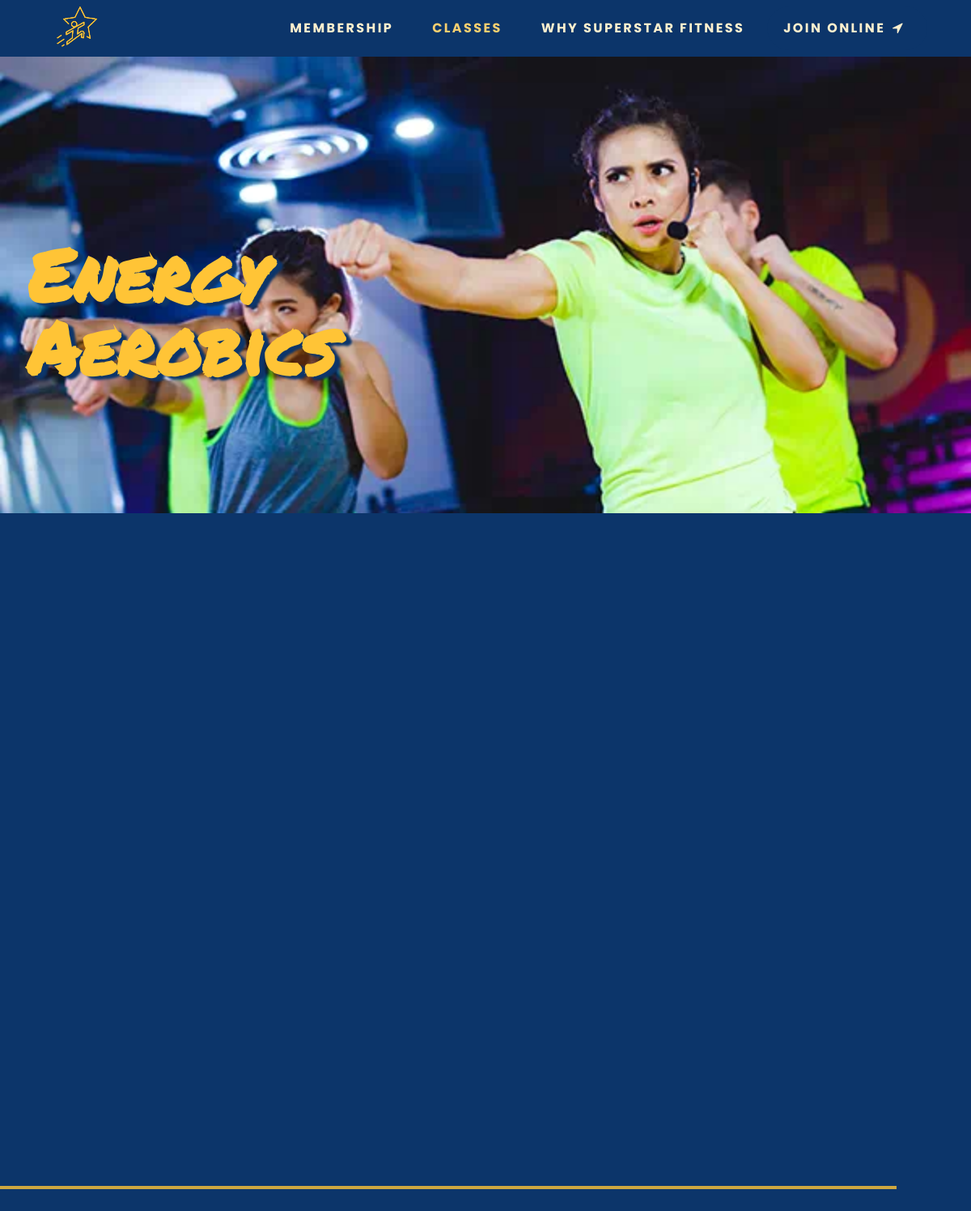
The page /class.php?type=Cardio on the database its author committed.
### tables this page shows
CREATE TABLE `types` (
  `id` int(11) NOT NULL,
  `name` varchar(100) NOT NULL,
  `banner` varchar(100) NOT NULL,
  `class` varchar(100) NOT NULL
);

CREATE TABLE `classes` (
  `id` int(11) NOT NULL,
  `name` varchar(50) NOT NULL,
  `coach` varchar(50) NOT NULL,
  `date` date NOT NULL,
  `time` time NOT NULL,
  `type` varchar(100) NOT NULL,
  `intensity` varchar(100) NOT NULL,
  `complexity` varchar(100) NOT NULL,
  `duration` varchar(100) NOT NULL,
  `description` varchar(1000) NOT NULL
);

### class.php (the view, shortened to what this page needs)
<!DOCTYPE html>
<html lang="en">
<head>
    <link href="https://cdn.jsdelivr.net/npm/bootstrap@5.3.3/dist/css/bootstrap.min.css" rel="stylesheet"
>
    <link rel="stylesheet" href="https://cdnjs.cloudflare.com/ajax/libs/font-awesome/4.7.0/css/font-awesome.min.css">
    <link rel="stylesheet" href="asset/css/public.css" />
</head>
<body>
    <nav class="navbar p-0" style="width: 100%; background-color: #0C356A;">
        <div class="container-fluid justify-content-between" style="padding: 0 50px;">
            <a class="navbar-brand me-2 mb-1 d-flex align-items-center" href="index.php">
                <img src="asset/image/favicon.png" height="50" alt="Superstar Fitness Logo" />
            </a>
            <ul class="navbar-nav flex-row">
                <li class="nav-item me-3 me-lg-1">
                    <a class="under nav-link d-sm-flex align-items-sm-center" href="membership.php">
                        <strong class="d-none d-sm-block ms-1">Membership</strong>
                    </a>
                </li>
                <li class="nav-item me-3 me-lg-1">
                    <a class="under nav-link d-sm-flex align-items-sm-center" href="classes.php?type=all">
                        <strong class="d-none d-sm-block ms-1 active">Classes</strong>
                    </a>
                </li>
                <li class="nav-item me-3 me-lg-1">
                    <a class="under nav-link d-sm-flex align-items-sm-center" href="about.php">
                        <strong class="d-none d-sm-block ms-1">Why Superstar Fitness</strong>
                    </a>
                </li>
                <li class="nav-item me-3 me-lg-1">
                    <a class="nav-link d-sm-flex align-items-sm-center" href="join.php">
                        <strong class="d-none d-sm-block ms-1 join">
                            Join Online
                            <i class="fa fa-location-arrow"></i>
                        </strong>
                    </a>
                </li>
            </ul>
        </div>
    </nav>
    <div class="px-4 py-5 text-center"
        <?php
        include ("dashboard/connect.php");
        $type = $_GET['type'];
        $sql = "select * from classes, types where types.name = classes.type AND types.name = '$type' order by classes.id asc";
        $q1 = mysqli_query($koneksi, $sql);
        $data = mysqli_fetch_array($q1);
        ?>
        style="background-image: url(asset/image/banner/<?=$data[12]?>);background-size: cover; margin-bottom: 12rem;">
        <div class="container px-1 py-5">
            <div class="row align-items-center g-lg-5 py-5">
                <div class="col-lg-7 text-center text-lg-start animation-x" style="margin-top: 8rem;">
                    <h1 class="display-4 fw-bold lh-1 mb-3 permanent-marker-regular"
                        style="font-size: 90px;color: #FFC436;text-shadow: 7px 4px 3px #0C356A;"><?=$data[1]?> </h1>
                </div>
            </div>
        </div>
    </div>
    <div class="container" style="padding: 0 11rem; margin-bottom: 12rem;">
        <div>
        </div>
    </div>
    <div class="container">
        <hr class="animation-x" style="margin: 0; border: 2px solid #FFC436; opacity: .8;">
        <footer class="d-flex flex-wrap justify-content-between align-items-center py-3">
            <ul class="nav justify-content-end">
            </ul>
        </footer>
    </div>
</body>
</html>

### asset/css/public.css (style rules this page uses)
body { background-color: #0C356A; font-family: "Poppins", sans-serif; }
ul { list-style: none; display: table; text-align: center; }
li { display: table-cell; position: relative; }
a, strong { color: #FFF0CE; text-transform: uppercase; text-decoration: none; letter-spacing: 0.15em; display: inline-block; padding: 15px 20px; position: relative; }
strong { color: #FFF0CE; }
ul>li>a.under:after { background: none repeat scroll 0 0 transparent; bottom: 0; content: ""; display: block; height: 2px; left: 50%; position: absolute; background: #FFC436; transition: width 0.3s ease 0s, left 0.3s ease 0s; width: 0; color: #FFC436; }
.permanent-marker-regular { font-family: "Permanent Marker", cursive; font-weight: 400; font-style: normal; }
.join { border-radius: 50px; background-color: #0C356A; }
.fa-location-arrow { border-radius: 50%; padding: 3px; margin-right: 5px; margin-left: 0px; background-color: transparent; transition: margin-right 0.5s, margin-left 0.5s, background-color 0.5s; }
.animation-x { opacity: 0; transform: translateX(-50px); transition: all 0.7s ease-out; transition-delay: 0.4s; }
.scroll-animation-x { opacity: 1; transform: translateX(0); }
strong.active { color: #f7cf70; }

### rows shown on the page
types: banner (picture)
classes: name "Energy Aerobics"
